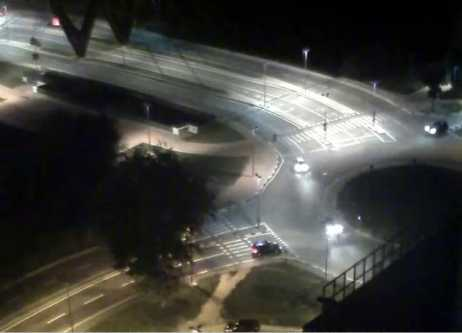
%> input picture LowLightEnhancement/test images/dark.jpg, 462 x 333 px
$ octave main.m   (GNU Octave 9; MATLAB toolbox functions it lacks are replaced by stand-ins)
%> lines starting %> are read from the running program, lines starting %| are printed output that depends on the picture
% clc
clear all
close all
im=imread('test images\dark.jpg'); %test 3,4,5,8,9
%> im is the input picture: size 333x462x3 uint8; mean R, G, B 64.6, 64.6, 60.5
figure,
imshow(im), title('Original Image')
im=double(im);
%> im: size 333x462x3 double
R=im(:,:,1);
G=im(:,:,2);
B=im(:,:,3);
[row,col,dim]=size(im);
%> row = 333; col = 462; dim = 3

L=max(R,max(G,B));
imshow(L,[]), title('Image Lightness')

%illumination estimation
r=7;
n=0;
SE = strel('disk',r,n);
Ilm = imclose(L,SE);
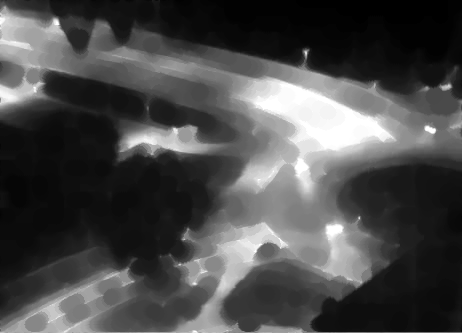
%> Ilm: size 333x462 double; min 0, max 255, mean 74.5
Ilm=Ilm/255;
figure,
imshow(Ilm,[]), title('Morphologically Closing Operation')

guidedimg=rgb2hsv(im);
%> guidedimg: size 333x462x3 double; mean H, S, V 0.3, 0.2, 67.9
g=guidedimg(:,:,3);
I = imguidedfilter(Ilm,g);

figure
imshow(I,[]),title('Iluminance')

%reflectance
rf1=R./I;
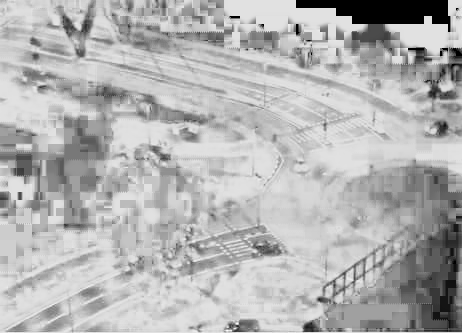
%> rf1: size 333x462 double; 1.07% of the values are NaN or infinite; the others: min 0, max 288.9, mean 205; drawn with min black, max white, NaN and infinite black
rf2=G./I;
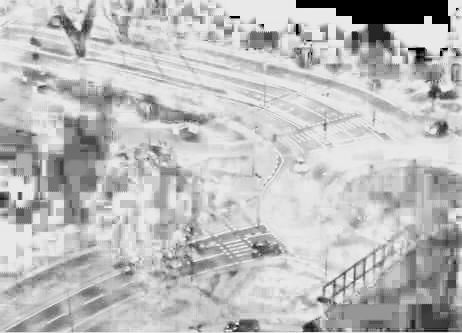
%> rf2: size 333x462 double; 1.07% of the values are NaN or infinite; the others: min 0, max 278.1, mean 208.3; drawn with min black, max white, NaN and infinite black
rf3=B./I;
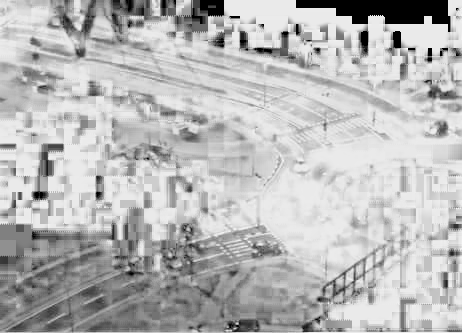
%> rf3: size 333x462 double; 1.07% of the values are NaN or infinite; the others: min 0, max 276.7, mean 202.1; drawn with min black, max white, NaN and infinite black


rel(:,:,1)=rf1;
rel(:,:,2)=rf2;
rel(:,:,3)=rf3;
%> rel: size 333x462x3 double; 1.07% of the values are NaN or infinite; the others: min 0, max 288.9, mean 205.2
figure;
imshow(uint8(rel),[]), title('Reflectance')
%> after `imshow(uint8(rel),[])`:
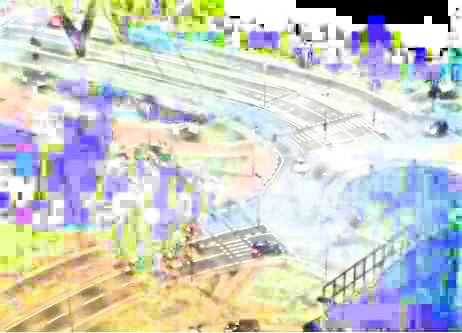
%> displayed picture: size 333x462x3, on the screen's scale of 0 to 255; mean R, G, B 202.8, 206, 199.9

%inputs
I1=I;
Imean=mean(I(:));
%> Imean = 0.292
lambda=10+(1-Imean)/Imean;
%> lambda = 12.42

I2=2/pi*atan(lambda*I);
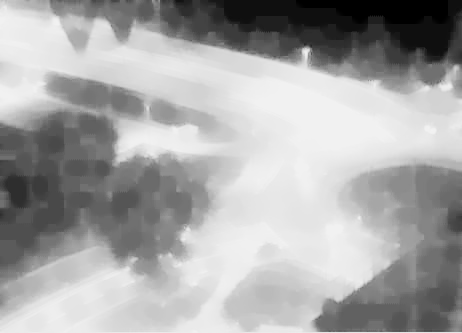
%> I2: size 333x462 double; min 0, max 0.949, mean 0.655

% mm=5;
% nn=5;
%I3=blkproc(I,[mm nn], @histeq);
I3 = adapthisteq(I);
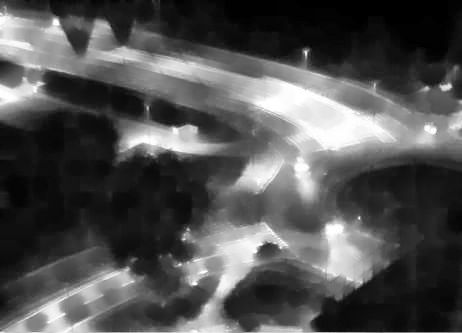
%> I3: size 333x462 double; min 0, max 1, mean 0.321
%weights

alpha=10;
phi=10;
%> (the run ends here)

$ run again, with LowLightEnhancement/test images/1.JPG copied over LowLightEnhancement/test images/dark.jpg
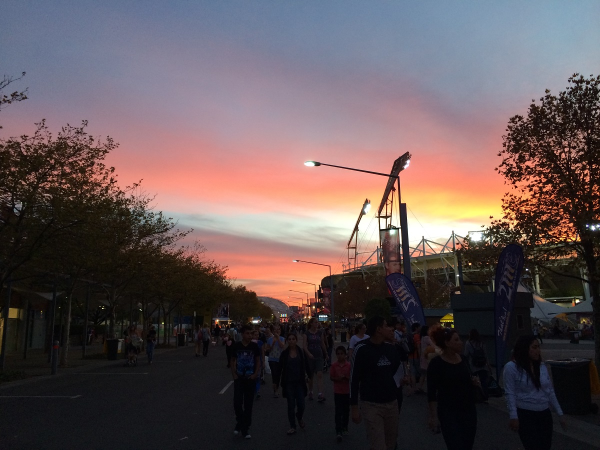
%> input picture LowLightEnhancement/test images/1.JPG, 1200 x 900 px (shown at 1/2 size)
%> im is the input picture: size 900x1200x3 uint8; mean R, G, B 95.8, 81.9, 84
%> im: size 900x1200x3 double
%> guidedimg: size 900x1200x3 double; mean H, S, V 0.5, 0.3, 104.2
%> rel: size 900x1200x3 double; mean H, S, V 187.6, 166.2, 178.1
%> `imshow(uint8(rel),[])`:
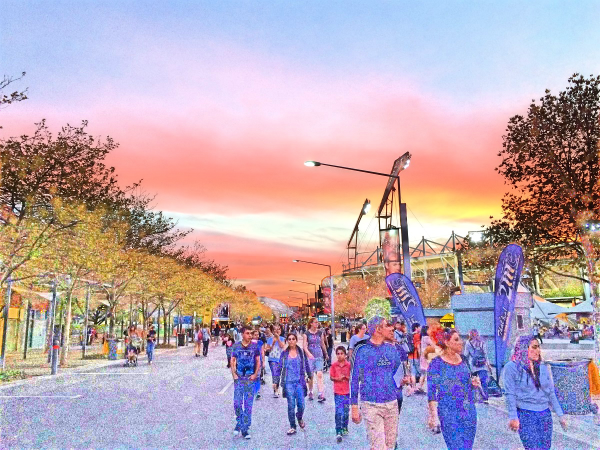
%> displayed picture: size 900x1200x3, on the screen's scale of 0 to 255 (shown at 1/2 size); mean R, G, B 187.5, 166.2, 178.1
%> Imean = 0.463
%> lambda = 11.16
%> `I3 = adapthisteq(I);`:
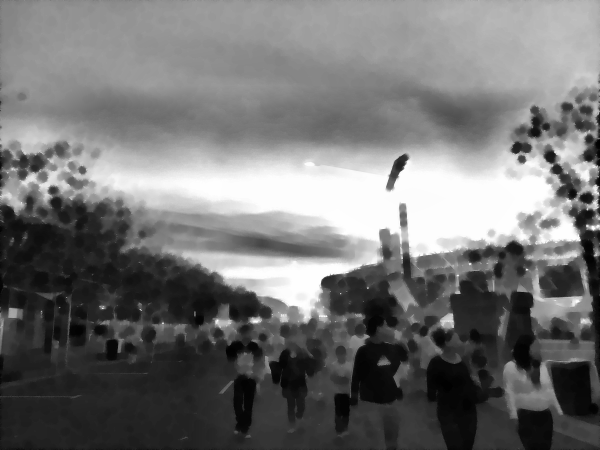
%> I3: size 900x1200 double (shown at 1/2 size); min 0, max 1, mean 0.453

$ run again, with LowLightEnhancement/test images/11.jpg copied over LowLightEnhancement/test images/dark.jpg
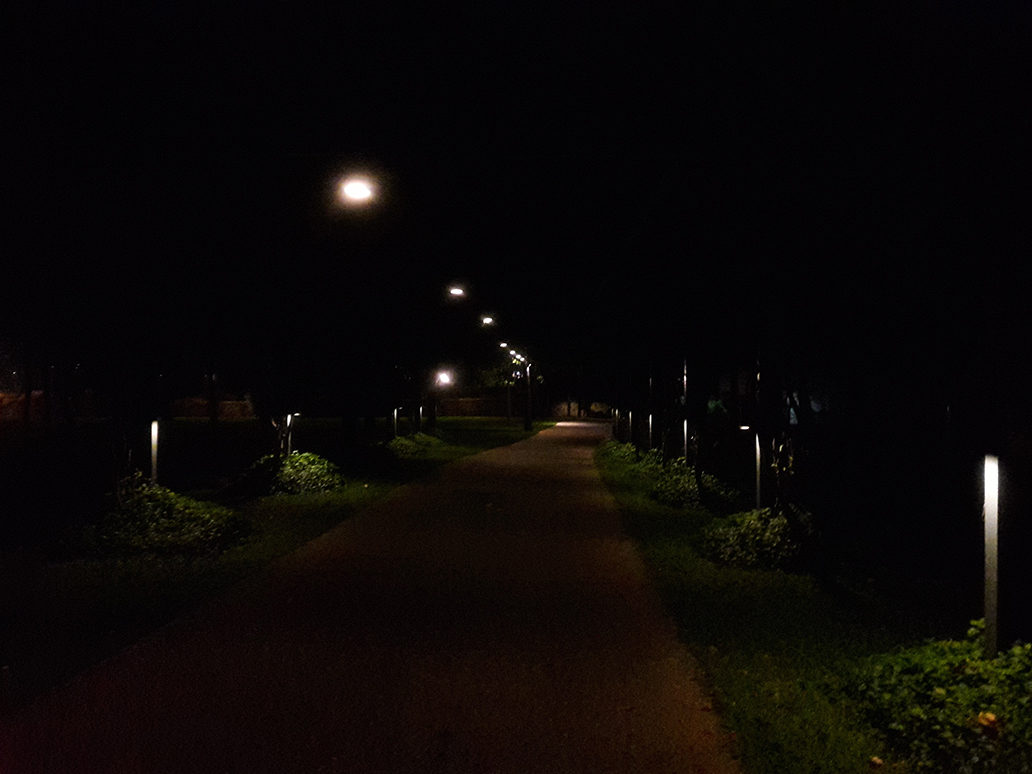
%> input picture LowLightEnhancement/test images/11.jpg, 1032 x 774 px
%> im is the input picture: size 774x1032x3 uint8; mean R, G, B 11, 7.8, 6.4
%> im: size 774x1032x3 double
%> guidedimg: size 774x1032x3 double; mean H, S, V 0.5, 0.5, 11.9
%> rel: size 774x1032x3 double; mean H, S, V 141.1, 99, 121.8
%> `imshow(uint8(rel),[])`:
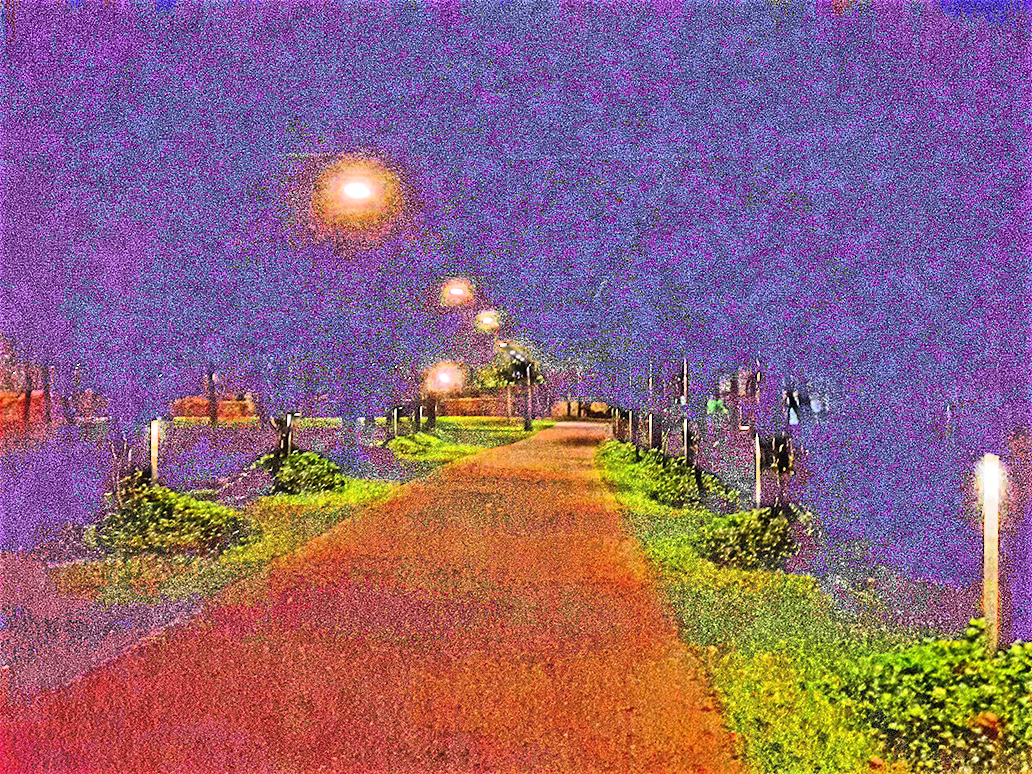
%> displayed picture: size 774x1032x3, on the screen's scale of 0 to 255; mean R, G, B 141, 99, 121.7
%> Imean = 0.0676
%> lambda = 23.78
%> `I3 = adapthisteq(I);`:
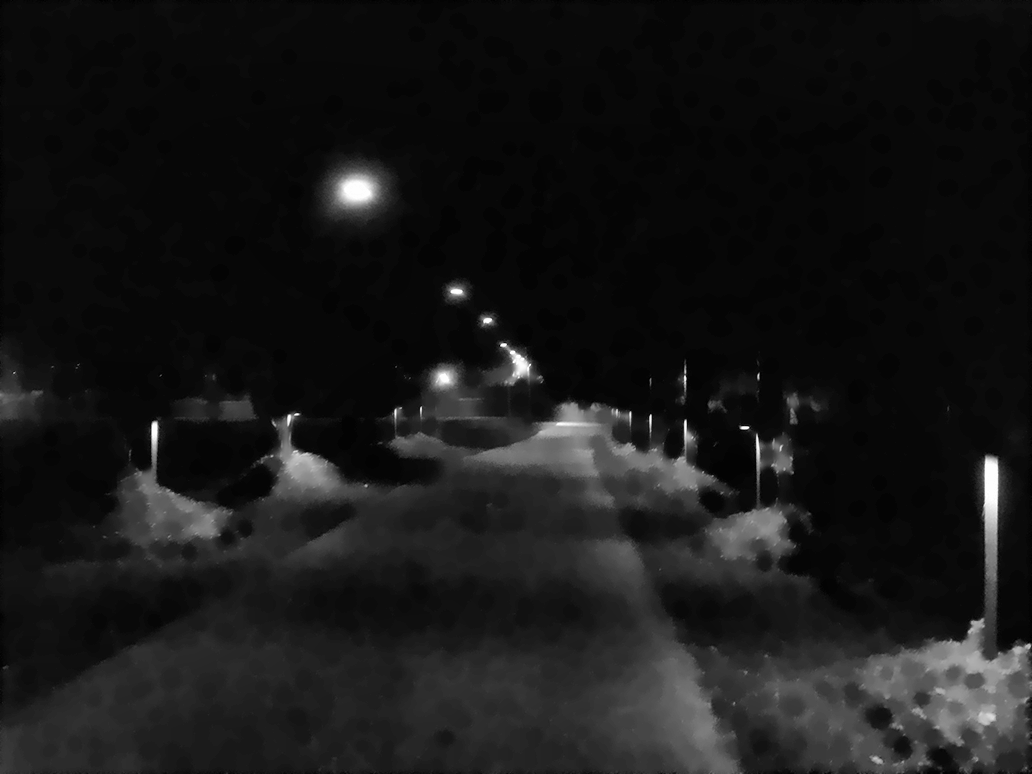
%> I3: size 774x1032 double; min 0, max 1, mean 0.0944
